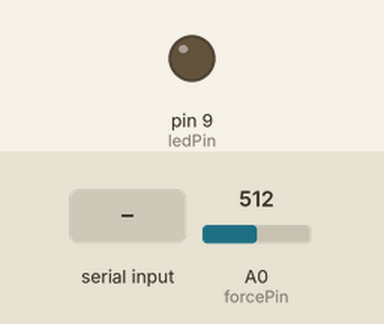
A sketch run on a simulated Arduino Uno, built with avr-gcc and run on an emulated ATmega328P. Parts: output pins drawn as LEDs (lit = HIGH). The inputs (shaded band) are chosen by the test bench; at power-on: A0 (forcePin) = 512. What the sketch prints to the serial monitor is not drawn.

Above: at 1.2 s.
1.3 s: "1" received over Serial
At 1.6 s:
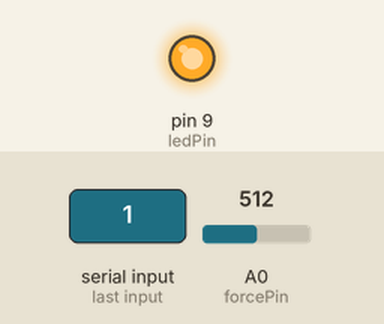
2.8 s: "0" received over Serial
At 3.9 s:
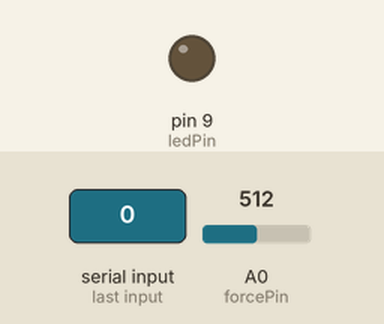
Timing chart, 0 to 5.8 s (numbered marks = the images above; inputs shaded):
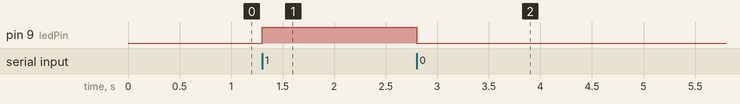

Measured:
- after the input at 1.3 s, pin 9 (ledPin): LOW → HIGH at once
- after the input at 2.8 s, pin 9 (ledPin): HIGH → LOW at once

The sketch:

setup.ino
```cpp
//WORKER ADDRESS
//98d3:41:fd33ba

#define ledPin 9

int forcePin = A0;
int val = 0;
int state = 0;

void setup() {
  pinMode(ledPin, OUTPUT);
  digitalWrite(ledPin, LOW);
  Serial.begin(38400); // Default communication rate of the Bluetooth module
}
void loop() {
 if(Serial.available() > 0){ // Checks whether data is comming from the serial port
    state = Serial.read(); // Reads the data from the serial port
 }
// Controlling the LED
 if (state == '1') {
  digitalWrite(ledPin, HIGH); // LED ON
  state = 0;
 }
 else if (state == '0') {
  digitalWrite(ledPin, LOW); // LED ON
  state = 0;
 }

 // Reading the pressure
 val = analogRead(forcePin);
 if (val > 10) {
   Serial.write('1'); // Sends '1' to the master to turn on LED
 }
 else {
 Serial.write('0'); }
}
```
